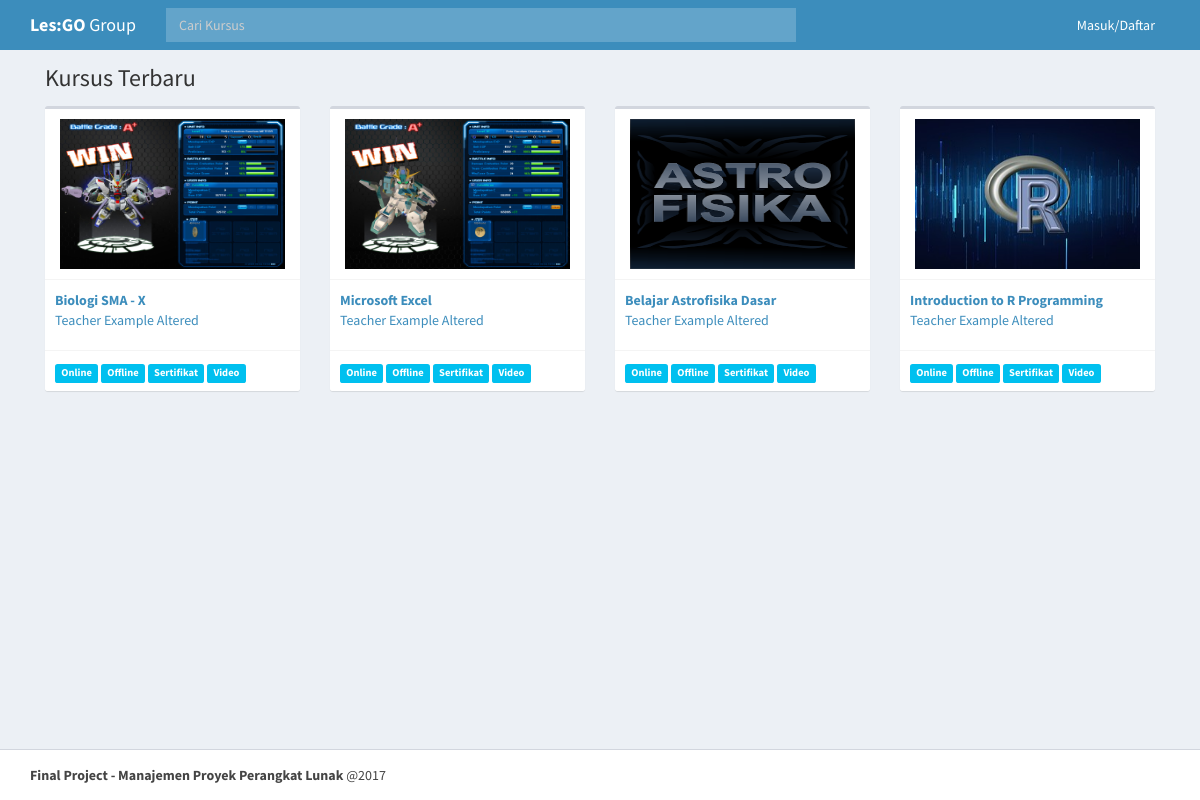
The page / on the database its author committed.
### tables this page shows
CREATE TABLE `course_general` (
  `id` int(11) NOT NULL,
  `course_name` varchar(30) NOT NULL,
  `grade` int(11) NOT NULL,
  `details` text,
  `requirement` text NOT NULL,
  `vision` text NOT NULL,
  `teacher` int(11) NOT NULL,
  `image` varchar(50) NOT NULL,
  `status` tinyint(4) DEFAULT '1'
);

CREATE TABLE `user_details` (
  `id` int(11) NOT NULL,
  `name` varchar(30) NOT NULL,
  `phone` varchar(20) NOT NULL,
  `school` varchar(40) DEFAULT NULL,
  `grade` int(11) DEFAULT NULL,
  `gender` varchar(1) DEFAULT NULL
);

### app/controllers/Base.php (called while the page is built, shortened)
<?php
class Base extends Controller {
	public function index()
	{
		$data = array();
		$this->load->Model('Course_general');
		$data['page'] = null;
		$data['site_title'] = 'Les Go Group';
		$data['navbar'] = 'default';
		$data['user'] = unserialize($this->session->userdata('user'));
		$data['details'] = unserialize($this->session->userdata('details'));
		$data['info'] = $this->session->flashdata('info');
		$data['new_courses'] = $this->model->Course_general->loadCourse('new');
		$this->load->view('public/layout/header',$data);
		$this->load->view('public/page/homepage',$data);
		$this->load->view('public/layout/footer',$data);
	}
}

### index.php (called while the page is built, shortened)
<?php
require_once BASEPATH.'core/CodeIgniter.php';

### app/core/Model.php (called while the page is built, shortened)
<?php
class Model extends CI_Model {
	public function executeQuery($query,$return = 'multi'){
		$result = $this->db->query($query);
		return $return == 'multi' ? $result->result() : $result->row();
	}
}

### app/models/Course_general.php (called while the page is built, shortened)
<?php
class Course_general extends Model {
    public function loadCourse($type=null,$parameter=null){
        if($type=="new"){
            $query = "SELECT c.id, c.course_name, c.image,t.name as teacher_name FROM course_general c, user_details t WHERE c.teacher = t.id ORDER BY c.id DESC limit 4 ";
            return $this->executeQuery($query);
        }else if($type="search"){
            $search = explode(' ',$parameter);
            $search_alt = implode('|',$search);
             $query = "SELECT c.id, c.course_name, c.image, c.details,t.name as teacher_name, t.id as teacher_id FROM course_general c, user_details t WHERE c.teacher = t.id
             AND c.course_name RLIKE '$search_alt' ";
            return $this->executeQuery($query);
        }else{
            return false;
        }
    }
}

### app/views/public/page/homepage.php (the view, shortened to what this page needs)
<div class="wrapper">
    <?php
        if($navbar=='default'){
            $page_navbar = '/public/component/homepage_navbar';
        }else{
        }
        $this->load->view($page_navbar);
   ?>
  <div class="content-wrapper">
    <div class="container">
      <section class="content-header">
        <h1>
          Kursus Terbaru
        </h1>
      </section>
      <section class="content">
        <div class="row">
        <?php foreach ($new_courses as $new_course){
         ?>
         <a href="/base/course/<?php echo $new_course->id;?>">
                   <div class="col-md-3">
            <div class="box box-default">
            <div class="box-header with-border">
             <center><img height="150" width="225" src="<?php echo $new_course->image; ?>" alt="" class=""></center>
            </div>
          <div class="box-body">
            <strong><?php echo $new_course->course_name; ?></strong>
            <br>
            <p><?php echo $new_course->teacher_name; ?></p>
          </div>
          <div class="box-footer">
            <span class="label label-info">Online</span>
            <span class="label label-info">Offline</span>
            <span class="label label-info">Sertifikat</span>
            <span class="label label-info">Video</span>
          </div>
          </div>
          </div>
         </a>
         <?php } ?>
        </div>
      </section>
    </div>
  </div>
</div>

### app/views/public/layout/header.php (shortened to what this page needs)
<!DOCTYPE html>
<html>
<head>
  <?php
        if($page==null){
            $page_css = '/public/component/homepage_css.php';
        }else{
        }
        $this->load->view($page_css);
   ?>
  </head>
  <body class="hold-transition skin-blue layout-top-nav">

### app/views/public/component/homepage_css.php
<link rel="stylesheet" href="/assets/bootstrap/css/bootstrap.min.css">
<link rel="stylesheet" href="https://cdnjs.cloudflare.com/ajax/libs/font-awesome/4.5.0/css/font-awesome.min.css">
<link rel="stylesheet" href="https://cdnjs.cloudflare.com/ajax/libs/ionicons/2.0.1/css/ionicons.min.css">
<link rel="stylesheet" href="/assets/dist/css/AdminLTE.min.css">
<link rel="stylesheet" href="/assets/dist/css/skins/_all-skins.min.css">
<link rel="stylesheet" href="/assets/custom/css/form_wider.css">

### app/views/public/component/homepage_navbar.php (shortened to what this page needs)
<header class="main-header">
  <nav class="navbar navbar-static-top">
    <div class="container">
      <div class="navbar-header">
        <a href="/" class="navbar-brand"><b>Les:GO</b> Group</a>
      </div>
      <div class="collapse navbar-collapse pull-left" id="navbar-collapse">
        <form class="navbar-form navbar-left" id="navBarSearchForm" role="search" action="/base/search" method="get">
          <div class="form-group">
            <input name="search" type="text" class="form-control" id="navbar-search-input" placeholder="Cari Kursus">
          </div>
        </form>
      </div>
      <div class="navbar-custom-menu">
        <ul class="nav navbar-nav">
          <li class="dropdown user user-menu">
            <a href="#" class="dropdown-toggle" data-toggle="dropdown">
              <?php if($this->session->userdata('user')==null){ ?>
                  <span>Masuk/Daftar</span>
              <?php }?>
            </a>
          </li>
        </ul>
      </div>
    </div>
  </nav>
</header>

### app/views/public/layout/footer.php (shortened to what this page needs)
  <footer class="main-footer">
    <div class="container">
      <strong>Final Project - Manajemen Proyek Perangkat Lunak</strong> @2017
    </div>
  </footer>
</body>
</html>

### assets/custom/css/form_wider.css (style rules this page uses)
#navBarSearchForm input[type=text] { width:630px !important; }

### rows shown on the page
course_general: image (picture), course_name "Biologi SMA - X", user_details.name "Teacher Example Altered"
course_general: image (picture), course_name "Microsoft Excel", user_details.name "Teacher Example Altered"
course_general: image (picture), course_name "Belajar Astrofisika Dasar", user_details.name "Teacher Example Altered"
course_general: image (picture), course_name "Introduction to R Programming", user_details.name "Teacher Example Altered"
